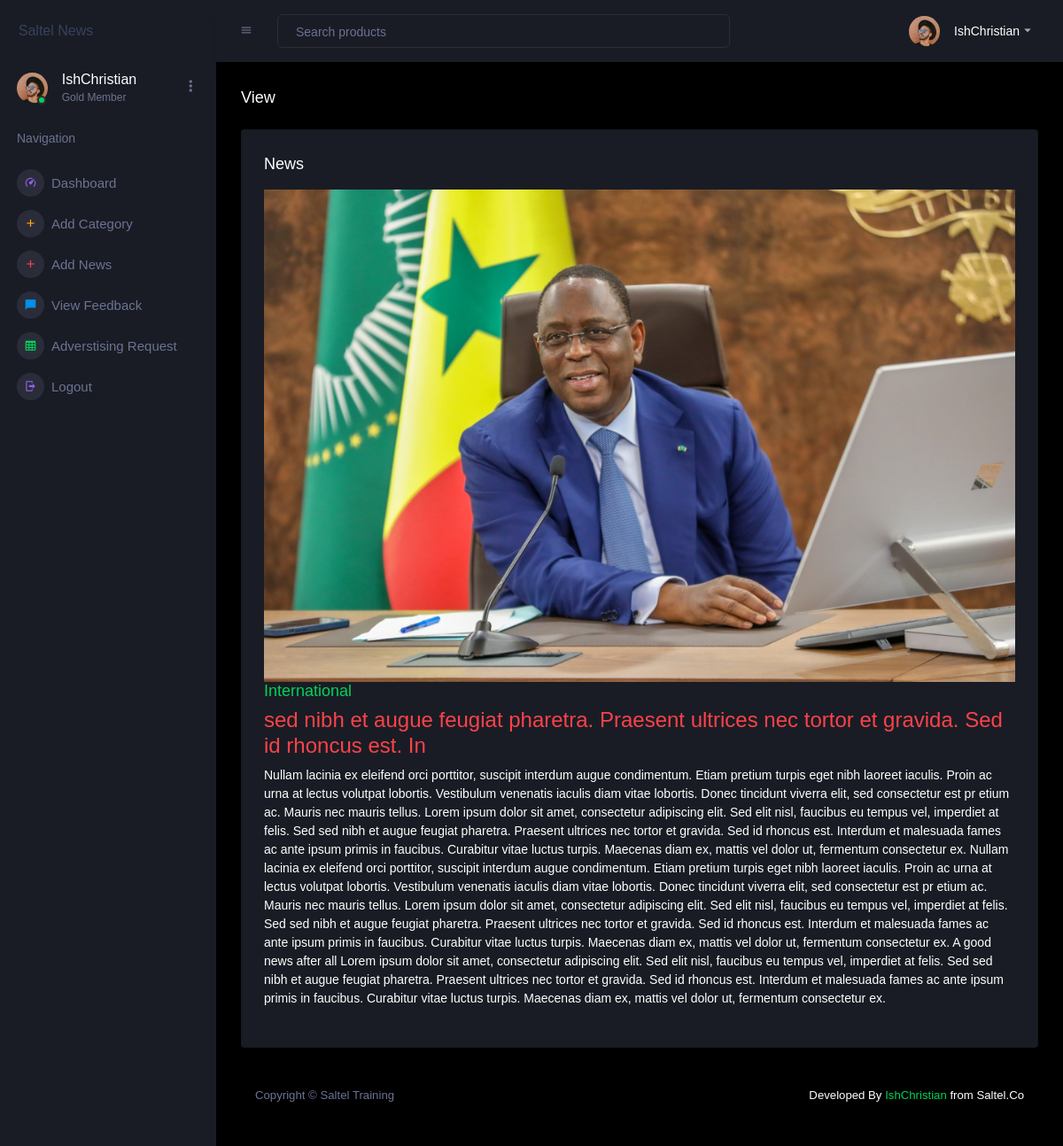
Page /admin/viewNew.php?id=3 on the committed database.
### tables this page shows
CREATE TABLE `add_news` (
  `n_id` int(11) NOT NULL,
  `title` varchar(100) DEFAULT NULL,
  `category` varchar(100) DEFAULT NULL,
  `description` text DEFAULT NULL,
  `image` varchar(100) DEFAULT NULL,
  `date` date DEFAULT NULL
);

### admin/viewNew.php (the view, shortened to what this page needs)
<!DOCTYPE html>
<html lang="en">
<?php
  include "include/links.php";
  ?>
  </head>
  <body>
    <?php
    include "include/header.php";
    ?>
      <div class="container-fluid page-body-wrapper">
        <?php
        include "include/menu.php";
        ?>
        <div class="main-panel">
          <div class="content-wrapper">
            <div class="page-header">
              <h3 class="page-title"> View </h3>
            </div>
            <div class="row">
              <div class="col-lg-12 grid-margin stretch-card">
                <div class="card">
                  <div class="card-body">
                    <h4 class="card-title">News</h4>
                        <?php
                        $idN=$_GET['id'];
                          $sql=mysqli_query($con, "SELECT * FROM add_news WHERE n_id=$idN");
                          if(mysqli_num_rows($sql)){
                            while($sel=mysqli_fetch_array($sql)){
                              ?>
                           <div class="row">
                            <div class="col-md-12 d-flex flex-container" style="position: relative;">
                              <img src="uploads/<?php echo $sel['image'] ?>" class="d-flex responsive-img" style="max-width: 100%; height: auto;" alt="Responsive Image">
                            </div><br>
                            <div class="col-md-12">
                              <h4 class="text-success"><?php echo $sel['category'] ?></h4>
                              <h3 class="text-danger"><?php echo $sel['title'] ?></h3>
                            </div><br>
                            <div class="col-md-12">
                              <p><?php echo $sel['description'] ?></p>
                            </div>
                           </div>
                          <?php
                            }
                          }else{
                            echo "NO DATA FOUND";
                          }
                          ?>
                    </div>
                  </div>
                </div>
              </div>
        <?php
        include "include/footer.php";
        ?>
  </body>
</html>

### rows in the picture
add_news: image (picture), category "International", title "sed nibh et augue feugiat pharetra. Praesent ultrices nec tortor et gravida. Sed id rhoncus est. In", description "Nullam lacinia ex eleifend orci porttitor, suscipit interdum augue condimentum. Etiam pretium turpis eget nibh laoreet iaculis. Proin ac urna at lectus volutpat lobortis. Vestibulum venenatis iaculis diam vitae lobortis. Donec tincidunt viverra elit, sed consectetur est pr etium ac. Mauris nec mauris tellus. Lorem ipsum dolor sit amet, consectetur adipiscing elit. Sed elit nisl, faucibus eu tempus vel, imperdiet at felis. Sed sed nibh et augue feugiat pharetra. Praesent ultrices nec tortor et gravida. Sed id rhoncus est. Interdum et malesuada fames ac ante ipsum primis in faucibus. Curabitur vitae luctus turpis. Maecenas diam ex, mattis vel dolor ut, fermentum consectetur ex. Nullam lacinia…"
